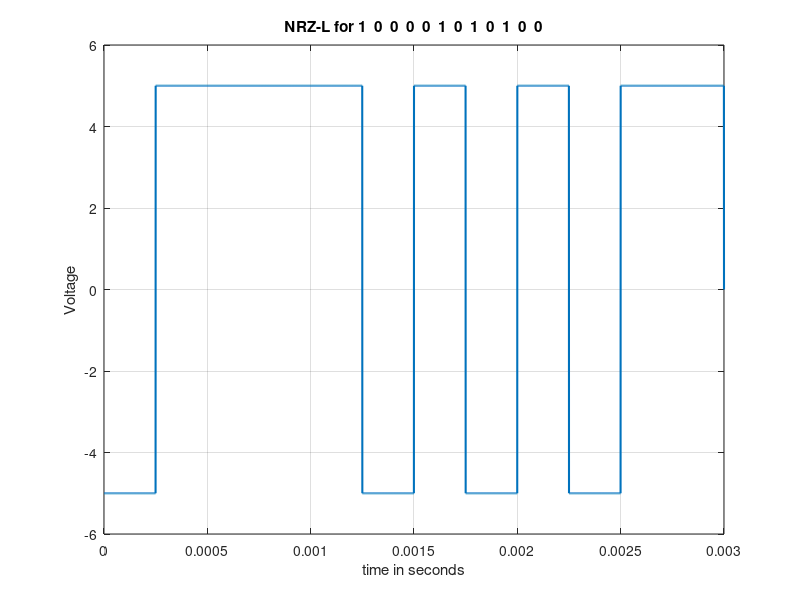

Write the MATLAB code that produced this figure.
% Polar NRZ (1-> +v, 0->-V)
clc;
clear all;
% E = 8 = 1000
% F = 5 = 0101
% G = 4 = 0100
bit_stream = [1 0 0 0 0 1 0 1 0 1 0 0];
no_bits = length(bit_stream); %no_bit=8
bit_rate = 4000; % 1 kbps
pulse_per_bit = 1; % for unipolar nrz
pulse_duration = 1/((pulse_per_bit)*(bit_rate)); %pulse_duration=1/1*1000=1x10-3 (second)=1 ms
no_pulses = no_bits*pulse_per_bit; %no_pulses=8*1=8

samples_per_pulse = 500;
fs = (samples_per_pulse)/(pulse_duration); %sampling frequency
t = 0:1/fs:(no_pulses)*(pulse_duration); % sampling interval, total duration = (no_pulse)*(pulse_duration)
no_samples = length(t); % no_samples=4001 
dig_sig = zeros(1,no_samples); % intial digital signal (line coded signal according to unipolor nrz)
max_voltage = 5;
min_voltage = -5;
for i = 1:length(bit_stream)
    if bit_stream(i) == 1
        dig_sig(((i-1)*(samples_per_pulse)+1):i*(samples_per_pulse)) = min_voltage*ones(1,samples_per_pulse);
    else
       dig_sig(((i-1)*(samples_per_pulse)+1):i*(samples_per_pulse)) = max_voltage*ones(1,samples_per_pulse);
    end
end

plot(t,dig_sig,'linewidth',1.5)
%axis ([0 8e-3 -5 5])
grid on
xlabel('time in seconds')
ylabel('Voltage')
ylim([(min_voltage - (max_voltage)*0.2) (max_voltage+max_voltage*0.2)])
title(['NRZ-L for ',num2str(bit_stream),''])
